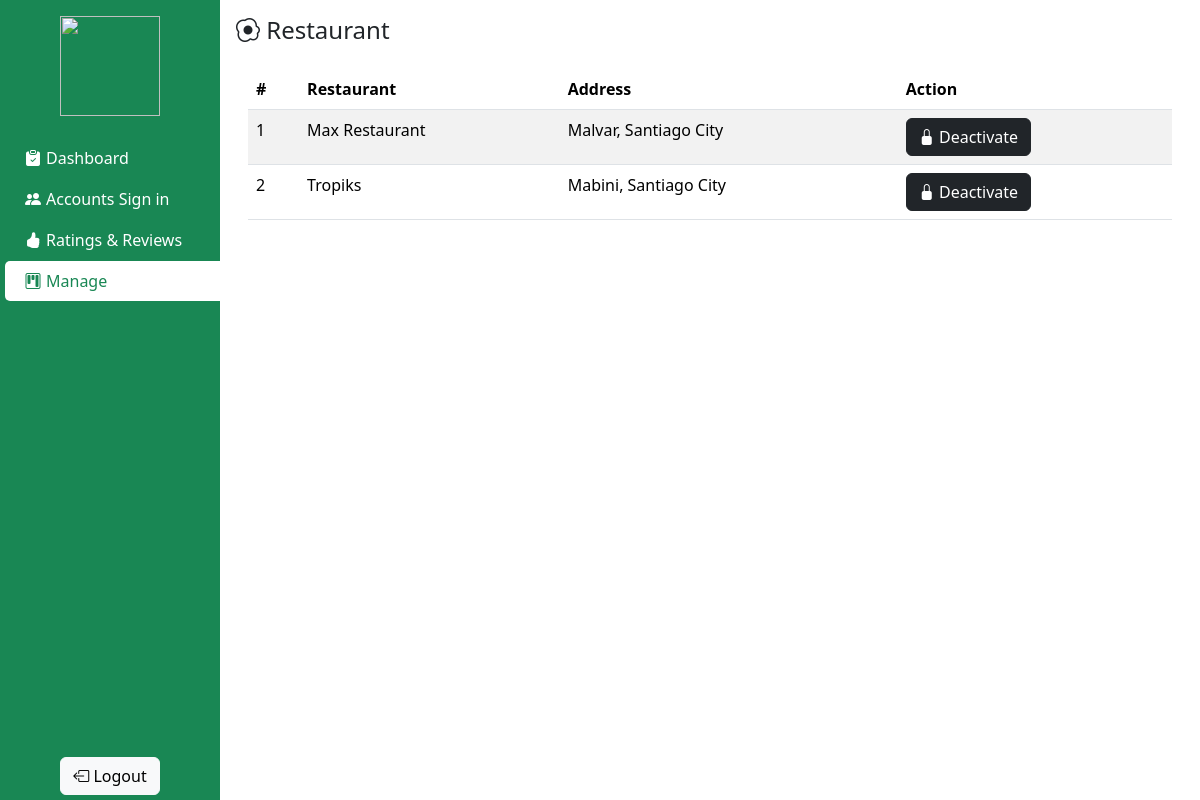
The app's page /BACK_UP_OLD/Admin/restaurant.php (signed in) with its own data.
### tables this page shows
CREATE TABLE `restaurant` (
  `RESTO_ID` varchar(60) NOT NULL,
  `USERNAME` varchar(255) NOT NULL,
  `PASSWORD` varchar(255) NOT NULL,
  `RESTO_NAME` varchar(60) NOT NULL,
  `RESTO_TYPE` varchar(30) NOT NULL,
  `ADDRESS` varchar(255) NOT NULL,
  `MAP` longtext NOT NULL,
  `DESCRIPTION` varchar(255) NOT NULL,
  `MENU_IMG` varchar(255) NOT NULL,
  `EMAIL` varchar(60) NOT NULL,
  `CONTACT_NO` varchar(60) NOT NULL,
  `FACEBOOK_LINK` varchar(60) NOT NULL,
  `INSTAGRAM_LINK` varchar(60) NOT NULL,
  `STATUS` int(5) NOT NULL,
  `jDeactReason` text DEFAULT NULL
);

### BACK_UP_OLD/backend/db.php (called while the page is built, shortened)
<?php
class db_connect
{
    public $host = db_host;
    public $user = db_user;
    public $pass = db_pass;
    public $name = db_name;
    public function connect()
    {
        try {
            $this->conn = new mysqli($this->host, $this->user, $this->pass, $this->name);
        } catch (\Throwable $th) {
            header("Location:setup.php");
        }
    }
}

### BACK_UP_OLD/backend/class.php (called while the page is built, shortened)
<?php
include('db.php');
class global_class extends db_connect
{
    public function getResto()
    {
        $query = $this->conn->prepare("SELECT * FROM `restaurant`");
        if ($query->execute()) {
            $result = $query->get_result();
            return $result;
        }
    }
}

### BACK_UP_OLD/Admin/restaurant.php (the view, shortened to what this page needs)
<?php
include("components/header.php");
?>
<h4 class="page-title"><i class="bi bi-egg-fried"></i> Restaurant</h4>
<div class="container mt-4 table-container">
    <table class="table table-striped">
        <thead class="table-header">
            <tr>
                <th>#</th>
                <th>Restaurant</th>
                <th>Address</th>
                <th>Action</th>
            </tr>
        </thead>
        <tbody class="table-body">
            <?php
            $count = 1;
            $getResto = $db->getResto();
            while ($resto = $getResto->fetch_assoc()) {
            ?>
                <tr>
                    <td><?= $count ?></td>
                    <td><?= $resto['RESTO_NAME'] ?></td>
                    <td><?= $resto['ADDRESS'] ?></td>
                    <td>
                        <button class="btn <?= ($resto['STATUS'] == 1) ? 'btn-dark' : 'btn-success' ?> btn-deactivate-resto" data-newstatus="<?= ($resto['STATUS'] == 1) ? 0 : 1 ?>" data-id="<?= $resto['RESTO_ID'] ?>"><i class="bi bi-lock-fill"></i> <?= ($resto['STATUS'] == 1) ? 'Deactivate' : 'Activate' ?></button>
                    </td>
                </tr>
            <?php
                $count++;
            }
            ?>
        </tbody>
    </table>
</div>
<?php
include("components/footer.php");
?>

### BACK_UP_OLD/Admin/css/header-footer.css (style rules this page uses)
.table-container { max-height: 89vh; overflow: auto; }
.table-header { position: sticky; top: 0; }

### records on screen
restaurant: RESTO_NAME "Max Restaurant", ADDRESS "Malvar, Santiago City", STATUS "Deactivate"
restaurant: RESTO_NAME "Tropiks", ADDRESS "Mabini, Santiago City", STATUS "Deactivate"
